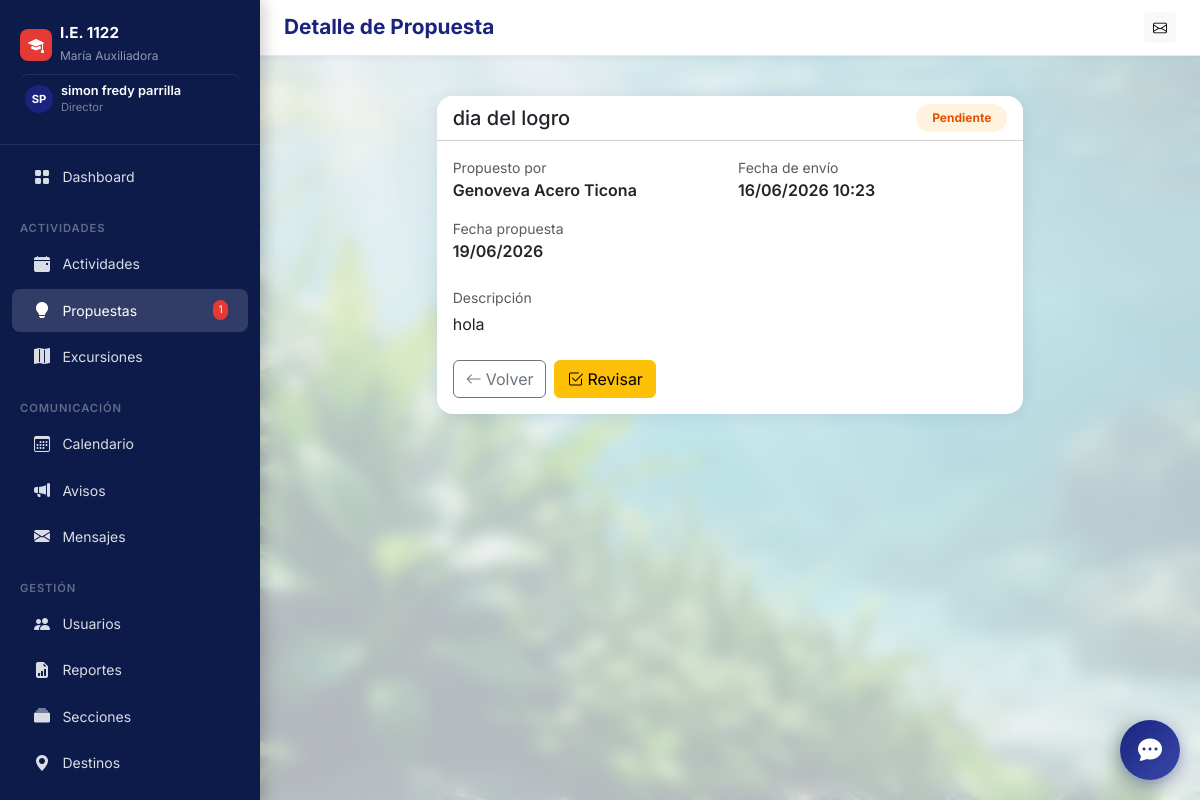
The app's page /propuestas/15/ (signed in) with its own data.
### core/models.py (models this page shows, shortened)
class User(AbstractUser):
    ROLE_CHOICES = [
        ('director', 'Director'),
        ('docente', 'Docente'),
    ]
    role = models.CharField(max_length=20, choices=ROLE_CHOICES, default='docente', verbose_name='Rol')
    email = models.EmailField(unique=True, verbose_name='Correo electrónico')
    telefono = models.CharField(max_length=15, blank=True, verbose_name='Teléfono')
    fecha_nacimiento = models.DateField(null=True, blank=True, verbose_name='Fecha de nacimiento')
    foto_perfil = models.ImageField(upload_to='perfiles/', blank=True, null=True, verbose_name='Foto de perfil')
    seccion_asignada = models.CharField(max_length=50, blank=True, verbose_name='Sección / Grado asignado', help_text='Ej: 3B, 5A, ED.FISICA')
    class Meta:
        verbose_name = 'Usuario'
        verbose_name_plural = 'Usuarios'
    @property
    def is_director(self):
        return self.role == 'director'

class PropuestaActividad(models.Model):
    ESTADO_CHOICES = [
        ('pendiente', 'Pendiente'),
        ('aprobada', 'Aprobada'),
        ('rechazada', 'Rechazada'),
    ]
    titulo = models.CharField(max_length=300, verbose_name='Título de la propuesta')
    descripcion = models.TextField(verbose_name='Descripción')
    propuesta_por = models.ForeignKey(
        User,
        on_delete=models.CASCADE,
        related_name='propuestas',
        verbose_name='Propuesto por'
    )
    estado = models.CharField(
        max_length=20,
        choices=ESTADO_CHOICES,
        default='pendiente',
        verbose_name='Estado'
    )
    observacion_admin = models.TextField(
        blank=True,
        verbose_name='Observación del director',
        help_text='Comentario del director al aprobar o rechazar'
    )
    fecha_propuesta = models.DateTimeField(auto_now_add=True)
    fecha_revision = models.DateTimeField(null=True, blank=True)
    fecha_actividad_propuesta = models.DateField(null=True, blank=True, verbose_name='Fecha propuesta para la actividad')
    revisado_por = models.ForeignKey(
        User,
        on_delete=models.SET_NULL,
        null=True, blank=True,
        related_name='propuestas_revisadas',
        verbose_name='Revisado por'
    )
    class Meta:
        verbose_name = 'Propuesta de Actividad'
        verbose_name_plural = 'Propuestas de Actividades'
        ordering = ['-fecha_propuesta']

### core/views.py (the view)
# urls.py: path('propuestas/<int:pk>/', views.propuesta_detalle, name='propuesta_detalle'),
@login_required
def propuesta_detalle(request, pk):
    user = request.user
    if user.is_director:
        propuesta = get_object_or_404(PropuestaActividad, pk=pk)
    else:
        propuesta = get_object_or_404(
            PropuestaActividad,
            Q(propuesta_por=user) | Q(estado='aprobada'),
            pk=pk
        )
    return render(request, 'propuestas/detalle.html', {'propuesta': propuesta})

### core/context_processors.py (called while the page is built)
def global_context(request):
    if request.user.is_authenticated:
        mensajes_no_leidos = Mensaje.objects.filter(
            para_usuario=request.user, leido=False
        ).count()
        pendientes_count = 0
        if request.user.is_director:
            pendientes_count = PropuestaActividad.objects.filter(estado='pendiente').count()
        return {
            'mensajes_no_leidos': mensajes_no_leidos,
            'pendientes_count': pendientes_count,
        }
    return {}

### templates/propuestas/detalle.html (shortened to what this page needs)
{% extends 'base.html' %}
{% block page_title %}Detalle de Propuesta{% endblock %}
{% block content %}
<div class="row justify-content-center">
  <div class="col-lg-8">
    <div class="card">
      <div class="card-header bg-white d-flex justify-content-between align-items-center">
        <h5 class="mb-0">{{ propuesta.titulo }}</h5>
        <span class="badge badge-{{ propuesta.estado }} rounded-pill px-3 py-2">{{ propuesta.get_estado_display }}</span>
      </div>
      <div class="card-body">
        <div class="row g-3 mb-4">
          <div class="col-sm-6">
            <div class="text-muted small">Propuesto por</div>
            <div class="fw-semibold">{{ propuesta.propuesta_por.get_full_name|default:propuesta.propuesta_por.username }}</div>
          </div>
          <div class="col-sm-6">
            <div class="text-muted small">Fecha de envío</div>
            <div class="fw-semibold">{{ propuesta.fecha_propuesta|date:"d/m/Y H:i" }}</div>
          </div>
          {% if propuesta.fecha_actividad_propuesta %}
          <div class="col-sm-6">
            <div class="text-muted small">Fecha propuesta</div>
            <div class="fw-semibold">{{ propuesta.fecha_actividad_propuesta|date:"d/m/Y" }}</div>
          </div>
          {% endif %}
        </div>
        <div class="mb-4">
          <div class="text-muted small mb-1">Descripción</div>
          <p>{{ propuesta.descripcion }}</p>
        </div>
        <div class="d-flex gap-2">
          <a href="{% url 'propuestas_lista' %}" class="btn btn-outline-secondary">
            <i class="bi bi-arrow-left me-1"></i>Volver
          </a>
          {% if user.is_director and propuesta.estado == 'pendiente' %}
          <a href="{% url 'propuesta_revisar' propuesta.pk %}" class="btn btn-warning">
            <i class="bi bi-check2-square me-1"></i>Revisar
          </a>
          {% endif %}
        </div>
      </div>
    </div>
  </div>
</div>
{% endblock %}

### templates/base.html (shortened to what this page needs)
<!DOCTYPE html>
<html lang="es">
<head>
  <link href="https://cdn.jsdelivr.net/npm/bootstrap@5.3.3/dist/css/bootstrap.min.css" rel="stylesheet">
  <link href="https://cdn.jsdelivr.net/npm/bootstrap-icons@1.11.3/font/bootstrap-icons.css" rel="stylesheet">
</head>
<body>
  <nav id="sidebar">
    <div class="sidebar-brand">
      <div class="d-flex align-items-center gap-2 mb-1">
        <div
          style="background:#e53935;width:32px;height:32px;border-radius:8px;display:flex;align-items:center;justify-content:center;">
          <i class="bi bi-mortarboard-fill text-white"></i>
        </div>
        <div>
          <h6>I.E. 1122</h6>
          <small>María Auxiliadora</small>
        </div>
      </div>
      {% if user.is_authenticated %}
      <a href="{% url 'perfil' %}" class="text-decoration-none d-flex align-items-center gap-2 mt-2 pt-2 profile-link"
        style="border-top:1px solid rgba(255,255,255,0.1)">
        {% if user.foto_perfil %}
        <img src="{{ user.foto_perfil.url }}" class="rounded-circle" width="28" height="28" style="object-fit:cover;">
        {% else %}
        <div class="avatar-placeholder" style="width:28px;height:28px;font-size:.7rem;">
          {{ user.first_name|first|upper }}{{ user.last_name|first|upper }}
        </div>
        {% endif %}
        <div>
          <div style="color:#fff;font-size:.8rem;font-weight:600;line-height:1.2;">
            {{ user.get_full_name|default:user.username }}
          </div>
          <div style="color:rgba(255,255,255,.45);font-size:.7rem;">
            {{ user.get_role_display }}
          </div>
        </div>
      </a>
      {% endif %}
    </div>
    <ul class="nav flex-column py-2">
      <li><a class="nav-link {% if request.resolver_match.url_name == 'dashboard' %}active{% endif %}"
          href="{% url 'dashboard' %}">
          <i class="bi bi-grid-fill"></i> Dashboard
        </a></li>
      <div class="nav-section">Actividades</div>
      <li><a class="nav-link {% if 'actividades' in request.path %}active{% endif %}"
          href="{% url 'actividades_lista' %}">
          <i class="bi bi-calendar-event-fill"></i> Actividades
        </a></li>
      <li><a class="nav-link {% if 'propuestas' in request.path %}active{% endif %}"
          href="{% url 'propuestas_lista' %}">
          <i class="bi bi-lightbulb-fill"></i> Propuestas
          {% if user.is_director %}
          {% with cnt=pendientes_count %}{% if cnt %}<span class="badge-count">{{ cnt }}</span>{% endif %}{% endwith %}
          {% endif %}
        </a></li>
      <li><a class="nav-link {% if 'excursiones' in request.path %}active{% endif %}"
          href="{% url 'excursiones_lista' %}">
          <i class="bi bi-map-fill"></i> Excursiones
        </a></li>
      <div class="nav-section">Comunicación</div>
      <li><a class="nav-link {% if 'calendario' in request.path %}active{% endif %}"
          href="{% url 'calendario_actividades' %}">
          <i class="bi bi-calendar3"></i> Calendario
        </a></li>
      <li><a class="nav-link {% if 'avisos' in request.path %}active{% endif %}" href="{% url 'avisos_lista' %}">
          <i class="bi bi-megaphone-fill"></i> Avisos
        </a></li>
      <li><a class="nav-link {% if 'mensajes' in request.path %}active{% endif %}" href="{% url 'mensajes_bandeja' %}">
          <i class="bi bi-envelope-fill"></i> Mensajes
        </a></li>
      {% if user.is_director %}
      <div class="nav-section">Gestión</div>
      <li><a class="nav-link {% if 'usuarios' in request.path %}active{% endif %}" href="{% url 'usuarios_lista' %}">
          <i class="bi bi-people-fill"></i> Usuarios
        </a></li>
      <li><a class="nav-link {% if 'reportes' in request.path %}active{% endif %}" href="{% url 'reportes_panel' %}">
          <i class="bi bi-file-earmark-bar-graph-fill"></i> Reportes
        </a></li>
      <li><a class="nav-link {% if 'secciones' in request.path %}active{% endif %}" href="{% url 'secciones_lista' %}">
          <i class="bi bi-collection-fill"></i> Secciones
        </a></li>
      <li><a class="nav-link {% if 'destinos' in request.path %}active{% endif %}" href="{% url 'destinos_lista' %}">
          <i class="bi bi-geo-alt-fill"></i> Destinos
        </a></li>
      <li><a class="nav-link" href="/admin/" target="_blank">
        </a></li>
      {% endif %}
    </ul>
  </nav>
  <div id="main-content">
    <div class="topbar d-flex align-items-center justify-content-between">
      <div class="d-flex align-items-center gap-3">
        <h1 class="page-title">{% block page_title %}{% endblock %}</h1>
      </div>
      <div class="d-flex align-items-center gap-2">
        <a href="{% url 'mensajes_bandeja' %}" class="btn btn-sm btn-light position-relative">
          <i class="bi bi-envelope"></i>
        </a>
      </div>
    </div>
    <div class="px-4 pt-3">
    </div>
    <main class="p-4">
      {% block content %}{% endblock %}
    </main>
  </div>
  <div id="chatbot-widget">
    <button id="chat-toggle" onclick="toggleChat()">
      <i class="bi bi-chat-dots-fill"></i>
    </button>
  </div>
</body>
</html>

### templates/base.html (style rules this page uses)
:root { --primary: #1a237e; --primary-light: #283593; --accent: #e53935; --sidebar-bg: #0d1b4b; --sidebar-text: rgba(255, 255, 255, 0.85); --sidebar-active: rgba(255, 255, 255, 0.15); --body-bg: #f0f2f8; --card-shadow: 0 2px 16px rgba(26, 35, 126, 0.10); }
body { font-family: 'Inter', sans-serif; background: url('/static/img/fondo_agua_plantas.png') no-repeat center center fixed; background-size: cover; min-height: 100vh; animation: dynamicBG 40s linear infinite alternate; }
#sidebar { backdrop-filter: blur(5px); box-shadow: 4px 0 15px rgba(0, 0, 0, 0.2); }
#sidebar { width: 260px; min-height: 100vh; background: var(--sidebar-bg); position: fixed; top: 0; left: 0; z-index: 1000; transition: all .3s ease; overflow-y: auto; }
#sidebar .sidebar-brand { padding: 1.5rem 1.25rem; border-bottom: 1px solid rgba(255, 255, 255, 0.1); }
#sidebar .sidebar-brand h6 { color: #fff; font-weight: 700; margin: 0; font-size: .95rem; }
#sidebar .sidebar-brand small { color: rgba(255, 255, 255, 0.55); font-size: .75rem; }
#sidebar .nav-link { color: var(--sidebar-text); padding: .6rem 1.25rem; border-radius: .5rem; margin: .1rem .75rem; display: flex; align-items: center; gap: .65rem; font-size: .875rem; transition: all .2s; }
#sidebar .nav-link:hover, #sidebar .nav-link.active { background: var(--sidebar-active); color: #fff; }
#sidebar .nav-link i { width: 20px; text-align: center; font-size: 1rem; }
#sidebar .nav-section { color: rgba(255, 255, 255, 0.35); font-size: .7rem; font-weight: 600; text-transform: uppercase; letter-spacing: .08em; padding: .75rem 1.25rem .25rem; margin-top: .5rem; }
#sidebar .badge-count { background: var(--accent); color: #fff; font-size: .65rem; padding: .2em .5em; border-radius: 10px; margin-left: auto; }
#main-content { margin-left: 260px; min-height: 100vh; transition: margin .3s; background: rgba(240, 242, 248, 0.75); backdrop-filter: blur(8px); position: relative; }
.topbar { background: #fff; border-bottom: 1px solid #e8eaf6; padding: .75rem 1.5rem; position: sticky; top: 0; z-index: 900; box-shadow: 0 1px 8px rgba(26, 35, 126, 0.07); }
.page-title { font-size: 1.3rem; font-weight: 700; color: var(--primary); margin: 0; }
.card { border: none; border-radius: 1rem; box-shadow: var(--card-shadow); }
.card-header { border-radius: 1rem 1rem 0 0 !important; font-weight: 600; }
.badge-pendiente { background: #fff3e0; color: #e65100; }
.avatar-placeholder { width: 36px; height: 36px; border-radius: 50%; background: var(--primary); color: #fff; display: inline-flex; align-items: center; justify-content: center; font-weight: 700; font-size: .85rem; }
.profile-link { transition: background 0.2s ease; border-radius: 8px; padding: 5px; }
#chatbot-widget { position: fixed; bottom: 20px; right: 20px; z-index: 9999; font-family: inherit; }
#chat-toggle { width: 60px; height: 60px; border-radius: 50%; background: linear-gradient(135deg, #1a237e 0%, #3949ab 100%); color: white; border: none; box-shadow: 0 4px 15px rgba(26, 35, 126, 0.4); cursor: pointer; display: flex; align-items: center; justify-content: center; transition: transform 0.3s cubic-bezier(0.175, 0.885, 0.32, 1.275); }
#chat-toggle .bi { font-size: 1.5rem; }

### records on screen
User: first_name|first "S", last_name|first "P", get_full_name "simon fredy parrilla", role "Director"
PropuestaActividad: titulo "dia del logro", estado "Pendiente", propuesta_por.get_full_name "Genoveva Acero Ticona", fecha_propuesta "16/06/2026 10:23", fecha_actividad_propuesta "19/06/2026", descripcion "hola"

### other values on screen
{{ cnt }} "1"
